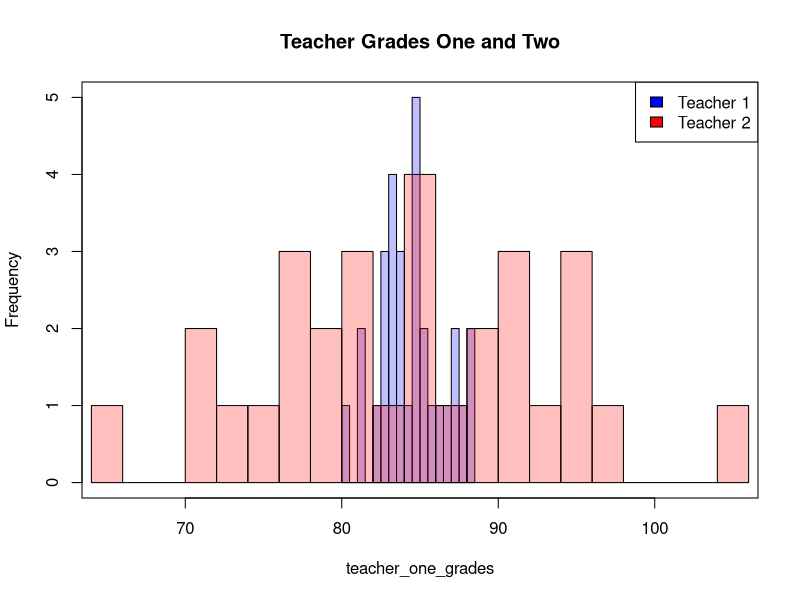

The R source for this figure:
## ---- chunk 1
# load data
grades <- c(88, 82, 85, 84, 90)
mean <- mean(grades)

#Change these five variables
difference_one <- grades[1] - mean
difference_two <- grades[2] - mean
difference_three <- grades[3] - mean
difference_four <- grades[4] - mean
difference_five <- grades[5] - mean

#Change these five variables
difference_one <- (88 - mean)^2
difference_two <- (82 - mean)^2
difference_three <- (85 - mean)^2
difference_four <- (84 - mean)^2
difference_five <- (90 - mean)^2

print(paste("The mean of the data set is ", mean))

print(paste("The first student is", round(difference_one, digits=2) , "percentage points away from the mean."))
print(paste("The second student is ", round(difference_two, digits=2) , "percentage points away from the mean."))
print(paste("The third student is",round(difference_three, digits=2) , "percentage points away from the mean."))
print(paste("The fourth student is",round(difference_four, digits=2) , "percentage points away from the mean."))
print(paste("The fifth student is",round(difference_five, digits=2) , "percentage points away from the mean."))

#Part 1: Sum the differences
difference_sum <- sum(difference_one,difference_two,difference_three,difference_four,difference_five)

#Part 2: Average the differences
average_difference <- difference_sum/5
#IGNORE CODE BELOW HERE
print(paste("The sum of the differences is ", format(difference_sum, scientific = FALSE )))
print(paste("The average difference is " , format(average_difference, scientific = FALSE)))
## ---- chunk 2
#defining the variance of the population mean 
variance <- function(x) mean((x-mean(x))^2)

teacher_one_grades <- c(80.24, 81.15, 81.29, 82.12, 82.52, 82.54, 82.76, 83.37, 83.42, 83.45, 83.47, 83.79, 83.91, 83.98, 84.03, 84.69, 84.74, 84.89, 84.95, 84.95, 85.02, 85.18, 85.53, 86.29, 86.83, 87.29, 87.47, 87.62, 88.04, 88.5)
teacher_two_grades <- c(65.82, 70.77, 71.46, 73.63, 74.62, 76.53, 76.86, 77.06, 78.46, 79.81, 80.64, 81.61, 81.84, 83.67, 84.44, 84.73, 84.74, 85.15, 86.55, 88.06, 88.53, 90.12, 91.27, 91.62, 92.86, 94.37, 95.64, 95.99, 97.69, 104.4)
  
#Set these two variables equal to the variance of each dataset using NumPy
teacher_one_variance <- variance(teacher_one_grades)
teacher_two_variance <- variance(teacher_two_grades)


#IGNORE THE CODE BELOW HERE

hist(teacher_one_grades, col=rgb(0,0,1,1/4),xlim=c(65,105), main="Teacher Grades One and Two", breaks=15)
hist(teacher_two_grades,  col=rgb(1,0,0,1/4), add=T, breaks=15)
legend("topright", c("Teacher 1", "Teacher 2"), fill=c("blue", "red"))
box()

print(paste("The mean of the test scores in teacher one's class is ", mean(teacher_one_grades)))
print(paste("The mean of the test scores in teacher two's class is ", mean(teacher_two_grades)))

print(paste("The variance of the test scores in teacher one's class is ", teacher_one_variance))
print(paste("The variance of the test scores in teacher two's class is ", teacher_two_variance))
